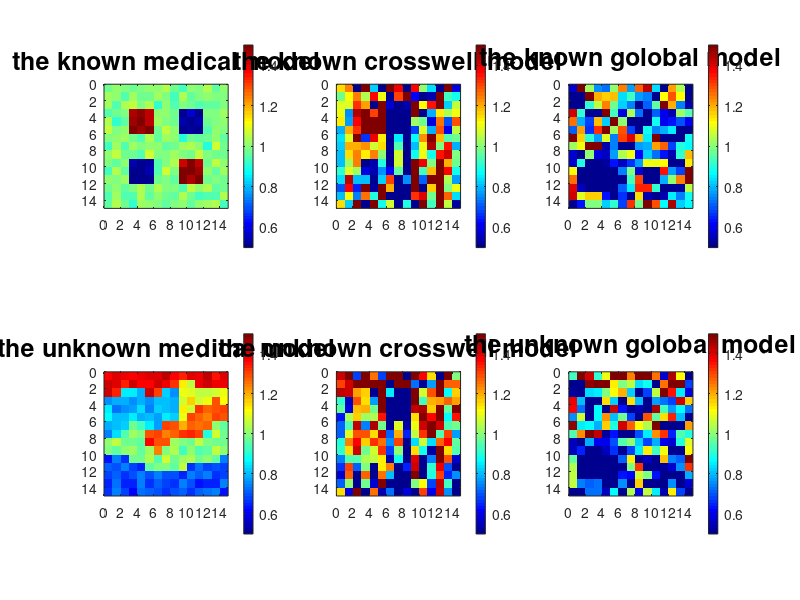

Write the MATLAB code that produced this figure. (Note: this script raises an error after producing the figure.)
clear all;
close all;

% define kernel matrix
k1=load('kernel1.dat');
t1=load('time1.dat');
t4=load('time4.dat');
G1=sparse(k1(:,1),k1(:,2),k1(:,3));
N1=max(k1(:,1));
k2=load('kernel2.dat');
t2=load('time2.dat');
t5=load('time5.dat');
G2=sparse(k2(:,1),k2(:,2),k2(:,3));
N2=max(k2(:,1));
k3=load('kernel3.dat');
t3=load('time3.dat');
t6=load('time6.dat');
G3=sparse(k3(:,1),k3(:,2),k3(:,3));
N3=max(k3(:,1));
M=15;
sigma=0.25;

cv1=162;
[U1,S1,V1]=svds(G1,cv1);
Ginv1=V1*S1^(-1)*U1';
s_est1=Ginv1*t1;
E1=sum((t1-G1*s_est1).^2/sigma^2)/N1;

cv2=95
[U2,S2,V2]=svds(G2,cv2);
Ginv2=V2*S2^(-1)*U2';
s_est2=Ginv2*t2;
E2=sum((t2-G2*s_est2).^2/sigma^2)/N2; 

cv3=44
[U3,S3,V3]=svds(G3,cv3);
Ginv3=V3*S3^(-1)*U3';
s_est3=Ginv3*t3;
E3=sum((t3-G3*s_est3).^2/sigma^2)/N3; 

cv4=154
[U4,S4,V4]=svds(G1,cv4);
Ginv4=V4*S4^(-1)*U4';
s_est4=Ginv4*t4;
E4=sum((t4-G1*s_est4).^2/sigma^2)/N1;

cv5=93
[U5,S5,V5]=svds(G2,cv5);
Ginv5=V5*S5^(-1)*U5';
s_est5=Ginv5*t5;
E5=sum((t5-G2*s_est5).^2/sigma^2)/N2; 

cv6=42
[U6,S6,V6]=svds(G3,cv6);
Ginv6=V6*S6^(-1)*U6';
s_est6=Ginv6*t6;
E6=sum((t6-G3*s_est6).^2/sigma^2)/N3; 

eps1=0.275;
[U11,S11,V11]=svds(G1,225);
S12=S11+diag(eps1*ones(225,1));
Ginv11=V11*S12^(-1)*U11';
s_est11=Ginv11*t1;
E11=sum((t1-G1*s_est11).^2/sigma^2)/N1;

eps2=0.217;
[U21,S21,V21]=svds(G2,225);
S22=S21+diag(ones(225,1)*eps2);
Ginv21=V21*S22^(-1)*U21';
s_est21=Ginv21*t2;
E21=sum((t2-G2*s_est21).^2/sigma^2)/N2;

eps3=0.131;
[U31,S31,V31]=svds(G3,50);
S32=S31+diag(ones(50,1)*eps3);
Ginv31=V31*S32^(-1)*U31';
s_est31=Ginv31*t3;
E31=sum((t3-G3*s_est31).^2/sigma^2)/N3;

eps4=0.276;
[U41,S41,V41]=svds(G1,225);
S42=S41+diag(ones(225,1)*eps4);
Ginv41=V41*S42^(-1)*U41';
s_est41=Ginv41*t4;
E41=sum((t4-G1*s_est41).^2/sigma^2)/N1;

eps5=0.216;
[U51,S51,V51]=svds(G2,225);
S52=S51+diag(ones(225,1)*eps5);
Ginv51=V51*S52^(-1)*U51';
s_est51=Ginv51*t5;
E51=sum((t5-G2*s_est51).^2/sigma^2)/N2;

eps6=0.132;
[U61,S61,V61]=svds(G3,50);
S62=S61+diag(ones(50,1)*eps6);
Ginv61=V61*S62^(-1)*U61';
s_est61=Ginv61*t6;
E61=sum((t6-G3*s_est61).^2/sigma^2)/N3;

% Plot the figure for three geometries in two models
x=linspace(0.5,M-0.5,M);
y=linspace(0.5,M-0.5,M);
cmin=0.5; cmax=1.5;

subplot(2,3,1)
%slow0p=reshape(s_est1,M,M);
slow0p=reshape(s_est11,M,M);
imagesc(x,y,slow0p);
caxis([cmin cmax]);
colormap('jet')
colorbar
axis image
title(sprintf('the known medical model'),'FontSize',18)

subplot(2,3,2)
%slow1p=reshape(s_est2,M,M);
slow1p=reshape(s_est21,M,M);
imagesc(x,y,slow1p);
caxis([cmin cmax]);
colormap('jet')
colorbar
axis image
title(sprintf('the known crosswell model'),'FontSize',18)

subplot(2,3,3)
%slow2p=reshape(s_est3,M,M);
slow2p=reshape(s_est31,M,M);
imagesc(x,y,slow2p);
caxis([cmin cmax]);
colormap('jet')
colorbar
axis image
title(sprintf('the known golobal model'),'FontSize',18)

subplot(2,3,4)
%slow3p=reshape(s_est4,M,M);
slow3p=reshape(s_est41,M,M);
imagesc(x,y,slow3p);
caxis([cmin cmax]);
colormap('jet')
colorbar
axis image
title(sprintf('the unknown medical model'),'FontSize',18)

subplot(2,3,5)
%slow4p=reshape(s_est5,M,M);
slow4p=reshape(s_est51,M,M);
imagesc(x,y,slow4p);
caxis([cmin cmax]);
colormap('jet')
colorbar
axis image
title(sprintf('the unknown crosswell model'),'FontSize',18)

subplot(2,3,6)
%slow5p=reshape(s_est6,M,M);
slow5p=reshape(s_est61,M,M);
imagesc(x,y,slow5p);
caxis([cmin cmax]);
colormap('jet')
colorbar
axis image
title(sprintf('the unknown golobal model'),'FontSize',18)

Row = {'Known medical';'Known crosswell';'Known global';'Unknown medical';'Unknown crosswell';'Unknown global'};
Cutoff_value=[cv1;cv2;cv3;cv4;cv5;cv6];
Epsilon=[eps1;eps2;eps3;eps4;eps5;eps6];
SVDtable=table(Cutoff_value,Epsilon,'RowName',Row);
disp(SVDtable);